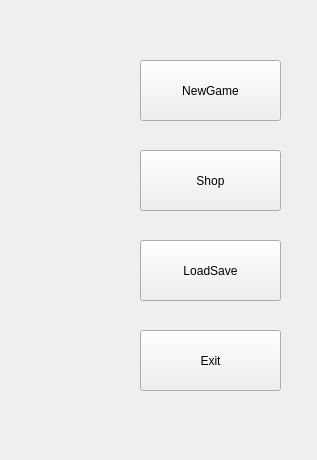
<?xml version="1.0" encoding="UTF-8"?>
<ui version="4.0">
 <class>InitialMenu</class>
 <widget class="QWidget" name="InitialMenu">
  <property name="geometry">
   <rect>
    <x>0</x>
    <y>0</y>
    <width>317</width>
    <height>460</height>
   </rect>
  </property>
  <property name="windowTitle">
   <string>InitialMenu</string>
  </property>
  <property name="windowIcon">
   <iconset resource="imgs.qrc">
    <normaloff>:/img/ImagesForCapoo/WindowIcon.png</normaloff>:/img/ImagesForCapoo/WindowIcon.png</iconset>
  </property>
  <property name="autoFillBackground">
   <bool>false</bool>
  </property>
  <property name="styleSheet">
   <string notr="true">InitialMenu
{
background-image: url(:/img/ImagesForCapoo/MenuBackGround.png);
}
</string>
  </property>
  <widget class="QPushButton" name="ExitButton">
   <property name="geometry">
    <rect>
     <x>140</x>
     <y>330</y>
     <width>141</width>
     <height>61</height>
    </rect>
   </property>
   <property name="text">
    <string>Exit</string>
   </property>
   <property name="icon">
    <iconset resource="imgs.qrc">
     <normaloff>:/img/ImagesForCapoo/Exit.jpg</normaloff>:/img/ImagesForCapoo/Exit.jpg</iconset>
   </property>
   <property name="iconSize">
    <size>
     <width>60</width>
     <height>40</height>
    </size>
   </property>
  </widget>
  <widget class="QPushButton" name="LoadSaveButton">
   <property name="geometry">
    <rect>
     <x>140</x>
     <y>240</y>
     <width>141</width>
     <height>61</height>
    </rect>
   </property>
   <property name="text">
    <string>LoadSave</string>
   </property>
   <property name="icon">
    <iconset resource="imgs.qrc">
     <normaloff>:/img/ImagesForCapoo/SaveAsArchive.png</normaloff>:/img/ImagesForCapoo/SaveAsArchive.png</iconset>
   </property>
   <property name="iconSize">
    <size>
     <width>55</width>
     <height>35</height>
    </size>
   </property>
  </widget>
  <widget class="QPushButton" name="NewGameButton">
   <property name="geometry">
    <rect>
     <x>140</x>
     <y>60</y>
     <width>141</width>
     <height>61</height>
    </rect>
   </property>
   <property name="text">
    <string>NewGame</string>
   </property>
   <property name="icon">
    <iconset resource="imgs.qrc">
     <normaloff>:/img/ImagesForCapoo/GameStart.png</normaloff>:/img/ImagesForCapoo/GameStart.png</iconset>
   </property>
   <property name="iconSize">
    <size>
     <width>60</width>
     <height>40</height>
    </size>
   </property>
  </widget>
  <widget class="QPushButton" name="ShopButton">
   <property name="geometry">
    <rect>
     <x>140</x>
     <y>150</y>
     <width>141</width>
     <height>61</height>
    </rect>
   </property>
   <property name="text">
    <string>Shop</string>
   </property>
   <property name="icon">
    <iconset resource="imgs.qrc">
     <normaloff>:/img/ImagesForCapoo/shop.png</normaloff>:/img/ImagesForCapoo/shop.png</iconset>
   </property>
   <property name="iconSize">
    <size>
     <width>55</width>
     <height>60</height>
    </size>
   </property>
  </widget>
 </widget>
 <resources>
  <include location="imgs.qrc"/>
 </resources>
 <connections/>
</ui>
